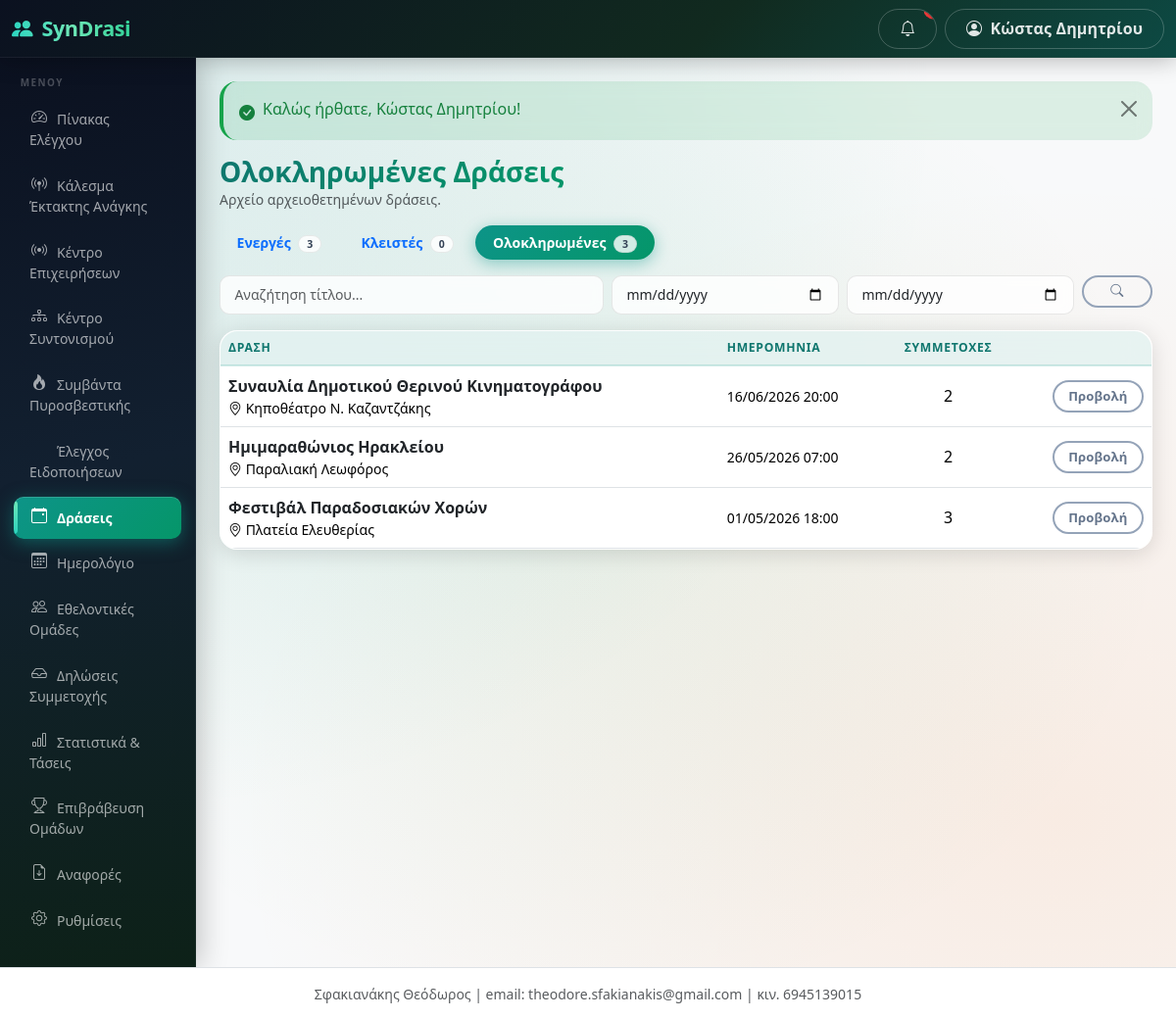
The page /public/events/completed (signed in) on the database its author committed.
### tables this page shows
CREATE TABLE users (
  id INT AUTO_INCREMENT PRIMARY KEY,
  municipality_id INT NULL,
  team_id INT NULL,
  name VARCHAR(255) NOT NULL,
  email VARCHAR(255) NOT NULL UNIQUE,
  phone VARCHAR(50) NULL,
  password_hash VARCHAR(255) NOT NULL,
  role ENUM('super_admin','municipality_admin','team_admin','event_operator') NOT NULL,
  status ENUM('active','inactive') NOT NULL DEFAULT 'active',
  last_login_at DATETIME NULL,
  created_at DATETIME NOT NULL DEFAULT CURRENT_TIMESTAMP,
  updated_at DATETIME NULL ON UPDATE CURRENT_TIMESTAMP,
  INDEX idx_users_municipality_id (municipality_id),
  INDEX idx_users_team_id (team_id)
);

CREATE TABLE events (
  id INT AUTO_INCREMENT PRIMARY KEY,
  municipality_id INT NOT NULL,
  category_id INT NULL,
  title VARCHAR(255) NOT NULL,
  description TEXT NULL,
  location_name VARCHAR(255) NULL,
  address VARCHAR(255) NULL,
  latitude DECIMAL(10,7) NULL,
  longitude DECIMAL(10,7) NULL,
  start_datetime DATETIME NOT NULL,
  end_datetime DATETIME NOT NULL,
  requested_people INT NOT NULL DEFAULT 0,
  requested_vehicle TINYINT(1) NOT NULL DEFAULT 0,
  requested_medical_equipment TINYINT(1) NOT NULL DEFAULT 0,
  instructions TEXT NULL,
  status ENUM('draft','open','review','confirmed','active','closed','completed','cancelled') NOT NULL DEFAULT 'draft',
  published_at DATETIME NULL,
  created_by INT NOT NULL,
  created_at DATETIME NOT NULL DEFAULT CURRENT_TIMESTAMP,
  updated_at DATETIME NULL ON UPDATE CURRENT_TIMESTAMP,
  INDEX idx_events_municipality_id (municipality_id),
  INDEX idx_events_status (status),
  INDEX idx_events_start_datetime (start_datetime),
  INDEX idx_events_muni_status_start (municipality_id, status, start_datetime)
);

### app/Controllers/EventController.php (called while the page is built, shortened)
<?php
class EventController
{
    public function completed()
    {
        requireRole(['municipality_admin', 'event_operator']);
        $mid    = current_municipality_id();
        $q      = isset($_GET['q']) ? trim($_GET['q']) : '';
        $from   = isset($_GET['from']) ? trim($_GET['from']) : '';
        $to     = isset($_GET['to']) ? trim($_GET['to']) : '';
        $terms  = authority_context($mid);
        $events = Event::forMunicipalityByStatuses($mid, ['completed'], ['q' => $q, 'from' => $from, 'to' => $to]);
        render('events/completed', [
            'pageTitle' => 'Ολοκληρωμένες ' . $terms['event_plural'],
            'events'    => $events,
            'q'         => $q,
            'from'      => $from,
            'to'        => $to,
            'tabCounts' => Event::statusCounts($mid),
            'terms'     => $terms,
        ]);
    }
}

### public/index.php (called while the page is built, shortened)
<?php
require BASE_PATH . '/app/Helpers/functions.php';
require BASE_PATH . '/app/Helpers/Router.php';
spl_autoload_register(function ($class) {
    foreach (['Controllers', 'Models', 'Services'] as $dir) {
        $file = BASE_PATH . '/app/' . $dir . '/' . $class . '.php';
        if (is_file($file)) {
            return;
        }
    }
});
$router = new Router();
$router->dispatch($_SERVER['REQUEST_METHOD'], $_SERVER['REQUEST_URI']);

### app/Models/Notification.php (called while the page is built, shortened)
<?php
class Notification
{
    public static function unreadCount($userId)
    {
        return (int) dbq(
            'SELECT COUNT(*) AS c FROM notifications WHERE user_id = :uid AND is_read = 0',
            ['uid' => $userId]
        )->fetchColumn();
    }
}

### app/Middleware/access.php (called while the page is built, shortened)
<?php
function requireLogin()
{
    if (!is_logged_in() || !current_user()) {
        if (wants_json()) {
            json_out(['success' => false, 'message' => 'Απαιτείται σύνδεση.'], 401);
        }
        flash_set('warning', 'Παρακαλούμε συνδεθείτε για να συνεχίσετε.');
        redirect('/login');
    }
}
function requireRole(array $roles)
{
    requireLogin();
}

### app/Models/Event.php (called while the page is built, shortened)
<?php
class Event
{
    public static function forMunicipalityByStatuses($municipalityId, array $statuses, array $filters = [])
    {
        $placeholders = implode(',', array_fill(0, count($statuses), '?'));
        $params = array_merge([$municipalityId], $statuses);
        $extra = '';
        $stmt = db()->prepare(
            "SELECT e.*, c.name AS category_name,
                    COALESCE(ac.applications_count, 0) AS applications_count,
                    COALESCE(ac.pending_count, 0) AS pending_count
             FROM events e
             LEFT JOIN event_categories c ON c.id = e.category_id
             LEFT JOIN (
                 SELECT event_id,
                        COUNT(*) AS applications_count,
                        SUM(status = 'pending') AS pending_count
                 FROM event_applications
                 GROUP BY event_id
             ) ac ON ac.event_id = e.id
             WHERE e.municipality_id = ? AND e.status IN ($placeholders)
             $extra
             ORDER BY e.start_datetime DESC"
        );
        $stmt->execute($params);
        return $stmt->fetchAll();
    }
}

### views/events/completed.php (the view)
<?php
$terms = $terms ?? authority_context();
$eventPlural = $terms['event_plural'] ?? 'Δράσεις';
$eventPluralLc = $terms['event_plural_lc'] ?? 'δράσεις';
$eventSingular = $terms['event_singular'] ?? 'Δράση';
?>
<div class="d-flex flex-wrap justify-content-between align-items-center mb-3 gap-2">
  <div>
    <h1 class="h3 mb-0">Ολοκληρωμένες <?= e($eventPlural) ?></h1>
    <p class="text-muted small mb-0">Αρχείο αρχειοθετημένων <?= e($eventPluralLc) ?>.</p>
  </div>
</div>
<ul class="nav nav-pills mb-3 small">
  <li class="nav-item"><a class="nav-link" href="<?= e(url('/events')) ?>">Ενεργές <span class="badge text-bg-light ms-1"><?= (int) ($tabCounts['active'] ?? 0) ?></span></a></li>
  <li class="nav-item"><a class="nav-link" href="<?= e(url('/events/closed')) ?>">Κλειστές <span class="badge text-bg-light ms-1"><?= (int) ($tabCounts['closed'] ?? 0) ?></span></a></li>
  <li class="nav-item"><a class="nav-link active" href="<?= e(url('/events/completed')) ?>">Ολοκληρωμένες <span class="badge text-bg-light ms-1"><?= (int) ($tabCounts['completed'] ?? 0) ?></span></a></li>
</ul>
<form method="get" class="row g-2 mb-3">
  <div class="col-md-5">
    <input type="text" name="q" class="form-control form-control-sm" placeholder="Αναζήτηση τίτλου..." value="<?= e($q) ?>">
  </div>
  <div class="col-md-3">
    <input type="date" name="from" class="form-control form-control-sm" value="<?= e($from) ?>" title="Από">
  </div>
  <div class="col-md-3">
    <input type="date" name="to" class="form-control form-control-sm" value="<?= e($to) ?>" title="Έως">
  </div>
  <div class="col-md-1">
    <button class="btn btn-sm btn-outline-secondary w-100"><i class="bi bi-search"></i></button>
  </div>
</form>
<?php if (!$events): ?>
  <div class="alert alert-info">Δεν βρέθηκαν ολοκληρωμένες <?= e($eventPluralLc) ?>.</div>
<?php else: ?>
  <div class="card shadow-sm">
    <div class="table-responsive">
      <table class="table table-hover align-middle mb-0">
        <thead class="table-light">
          <tr>
            <th><?= e($eventSingular) ?></th>
            <th>Ημερομηνία</th>
            <th class="text-center">Συμμετοχές</th>
            <th></th>
          </tr>
        </thead>
        <tbody>
          <?php foreach ($events as $e): ?>
            <tr class="text-muted">
              <td>
                <strong class="text-body"><?= e($e['title']) ?></strong>
                <?php if ($e['location_name']): ?>
                  <div class="small"><i class="bi bi-geo-alt"></i> <?= e($e['location_name']) ?></div>
                <?php endif; ?>
              </td>
              <td class="small text-nowrap"><?= e(gr_datetime($e['start_datetime'])) ?></td>
              <td class="text-center"><?= (int) $e['applications_count'] ?></td>
              <td class="text-end">
                <a href="<?= e(url('/events/' . $e['id'])) ?>" class="btn btn-sm btn-outline-secondary">Προβολή</a>
              </td>
            </tr>
          <?php endforeach; ?>
        </tbody>
      </table>
    </div>
  </div>
<?php endif; ?>

### app/Helpers/Router.php (shortened to what this page needs)
<?php
class Router
{
    private $routes = [];
    public function get($pattern, $handler)
    {
        $this->routes[] = ['GET', $pattern, $handler];
    }
    public function post($pattern, $handler)
    {
        $this->routes[] = ['POST', $pattern, $handler];
    }
    public function dispatch($method, $uri)
    {
        $path = parse_url($uri, PHP_URL_PATH);
        $base = base_uri();
        if ($base !== '' && strpos($path, $base) === 0) {
            $path = substr($path, strlen($base));
        } else {
            $parent = preg_replace('#/public$#', '', $base);
            if ($parent !== $base && $parent !== '' && strpos($path, $parent) === 0) {
                $path = substr($path, strlen($parent));
            }
        }
        $path = '/' . trim($path, '/');
        foreach ($this->routes as $route) {
            list($m, $pattern, $handler) = $route;
            if ($m !== $method) {
                continue;
            }
            $regex = '#^' . preg_replace_callback(
                '/\{([a-zA-Z_]+)\}/',
                function ($m) {
                    return $m[1] === 'token' ? '([A-Za-z0-9]+)' : '(\d+)';
                },
                $pattern
            ) . '$#';
            if (preg_match($regex, $path, $matches)) {
                array_shift($matches);
                list($class, $action) = explode('@', $handler);
                $controller = new $class();
                return call_user_func_array([$controller, $action], $matches);
            }
        }
    }
}

### views/layouts/header.php (shortened to what this page needs)
<?php $unreadCount = is_logged_in() ? Notification::unreadCount($_SESSION['user_id']) : 0; ?>
<!DOCTYPE html>
<html lang="el">
<head>
<link href="https://cdn.jsdelivr.net/npm/bootstrap@5.3.3/dist/css/bootstrap.min.css" rel="stylesheet">
<link href="https://cdn.jsdelivr.net/npm/bootstrap-icons@1.11.3/font/bootstrap-icons.min.css" rel="stylesheet">
<link href="<?= e(url('/assets/css/app.css')) ?>" rel="stylesheet">
</head>
<body class="bg-light">
<nav class="navbar navbar-dark syndrasi-topbar sticky-top">
  <div class="container-fluid">
    <div class="d-flex align-items-center">
      <a class="navbar-brand fw-bold" href="<?= e(url('/')) ?>">
        <i class="bi bi-people-fill me-1"></i> SynDrasi
      </a>
    </div>
    <div class="d-flex align-items-center gap-2">
      <a href="<?= e(url('/notifications')) ?>" class="btn btn-outline-light position-relative" title="Ειδοποιήσεις" id="navNotifBell">
        <i class="bi bi-bell"></i>
        <span class="position-absolute top-0 start-100 translate-middle badge rounded-pill bg-danger"
              id="navNotifBadge" <?= $unreadCount > 0 ? '' : 'style="display:none"' ?>><?= (int) $unreadCount ?></span>
      </a>
      <div class="dropdown">
        <button class="btn btn-outline-light dropdown-toggle" data-bs-toggle="dropdown">
          <i class="bi bi-person-circle me-1"></i>
          <span class="d-none d-md-inline"><?= e(current_user() ? current_user()['name'] : '') ?></span>
        </button>
      </div>
    </div>
  </div>
</nav>
<div class="container-fluid">
  <div class="row">
    <?php include BASE_PATH . '/views/layouts/sidebar.php'; ?>
    <main class="col-lg-10 ms-sm-auto px-3 px-md-4 py-4">
      <?php include BASE_PATH . '/views/layouts/flash.php'; ?>

### rows shown on the page
users: name "Κώστας Δημητρίου"
events: title "Συναυλία Δημοτικού Θερινού Κινηματογράφου", location_name "Κηποθέατρο Ν. Καζαντζάκης", start_datetime "16/06/2026 20:00", applications_count "2"
events: title "Ημιμαραθώνιος Ηρακλείου", location_name "Παραλιακή Λεωφόρος", start_datetime "26/05/2026 07:00", applications_count "2"
events: title "Φεστιβάλ Παραδοσιακών Χορών", location_name "Πλατεία Ελευθερίας", start_datetime "01/05/2026 18:00", applications_count "3"

### other values the page prints
$m[2] "Πίνακας Ελέγχου"
$m[2] "Κάλεσμα Έκτακτης Ανάγκης"
$m[2] "Κέντρο Επιχειρήσεων"
$m[2] "Κέντρο Συντονισμού"
$m[2] "Συμβάντα Πυροσβεστικής"
$m[2] "Έλεγχος Ειδοποιήσεων"
$m[2] "Δράσεις"
$m[2] "Ημερολόγιο"
$m[2] "Εθελοντικές Ομάδες"
$m[2] "Δηλώσεις Συμμετοχής"
$m[2] "Στατιστικά & Τάσεις"
$m[2] "Επιβράβευση Ομάδων"
$m[2] "Αναφορές"
$m[2] "Ρυθμίσεις"
$f['message'] "Καλώς ήρθατε, Κώστας Δημητρίου!"
